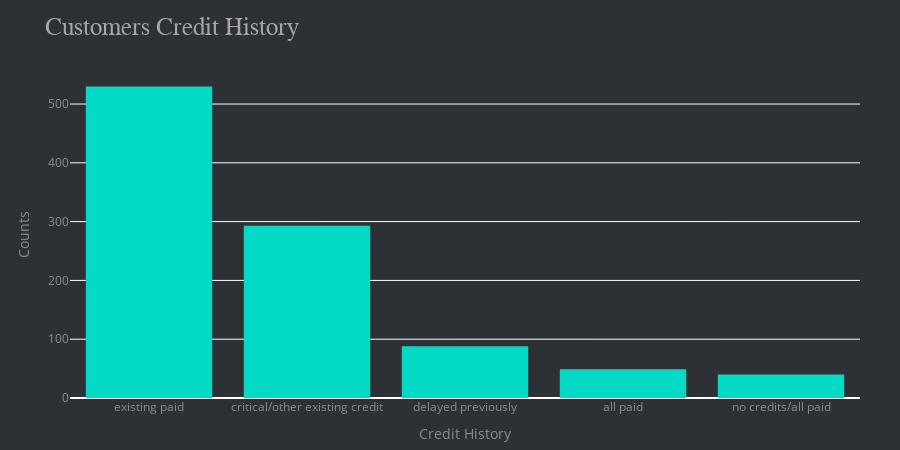

The notebook cell this image was saved under:
### Markdown cell above
Features are not overly correlated for concern

### Code cell
dc = px.histogram(data, x='credit_history',
                         title='Customers Credit History', height=450,
                         color_discrete_sequence=['#03DAC5'],
                         )
dc.update_xaxes(categoryorder='total descending')

dc.update_layout(margin=dict(t=70, b=10, l=70, r=40),
                        # hovermode="x unified",
                        # xaxis_tickangle=360,
                        xaxis_title=' Credit History ', yaxis_title=" Counts ",
                        plot_bgcolor='#2d3035', paper_bgcolor='#2d3035',
                        title_font=dict(size=25, color='#a5a7ab', family="Muli, sans-serif"),
                        font=dict(color='#8a8d93'),
                        legend=dict(orientation="h", yanchor="bottom", y=1.02, xanchor="right", x=1))
dc

### Figure 1 — Plotly figure (JSON) as saved in the notebook; plotly's stock layout.template omitted (floating-point values rounded to 4 significant figures; data arrays with more than 128 entries replaced by an {"elided": "..."} marker saying what was removed)
{"data": [{"alignmentgroup": "True", "bingroup": "x", "hovertemplate": "credit_history=%{x}<br>count=%{y}<extra></extra>", "legendgroup": "", "marker": {"color": "#03DAC5", "pattern": {"shape": ""}}, "name": "", "offsetgroup": "", "orientation": "v", "showlegend": false, "type": "histogram", "x": {"elided": "1000 str values"}, "xaxis": "x", "yaxis": "y"}], "layout": {"barmode": "relative", "font": {"color": "#8a8d93"}, "height": 450, "legend": {"orientation": "h", "tracegroupgap": 0, "x": 1, "xanchor": "right", "y": 1.02, "yanchor": "bottom"}, "margin": {"b": 10, "l": 70, "r": 40, "t": 70}, "paper_bgcolor": "#2d3035", "plot_bgcolor": "#2d3035", "title": {"font": {"color": "#a5a7ab", "family": "Muli, sans-serif", "size": 25}, "text": "Customers Credit History"}, "xaxis": {"anchor": "y", "categoryorder": "total descending", "domain": [0, 1], "title": {"text": " Credit History "}}, "yaxis": {"anchor": "x", "domain": [0, 1], "title": {"text": " Counts "}}}}
